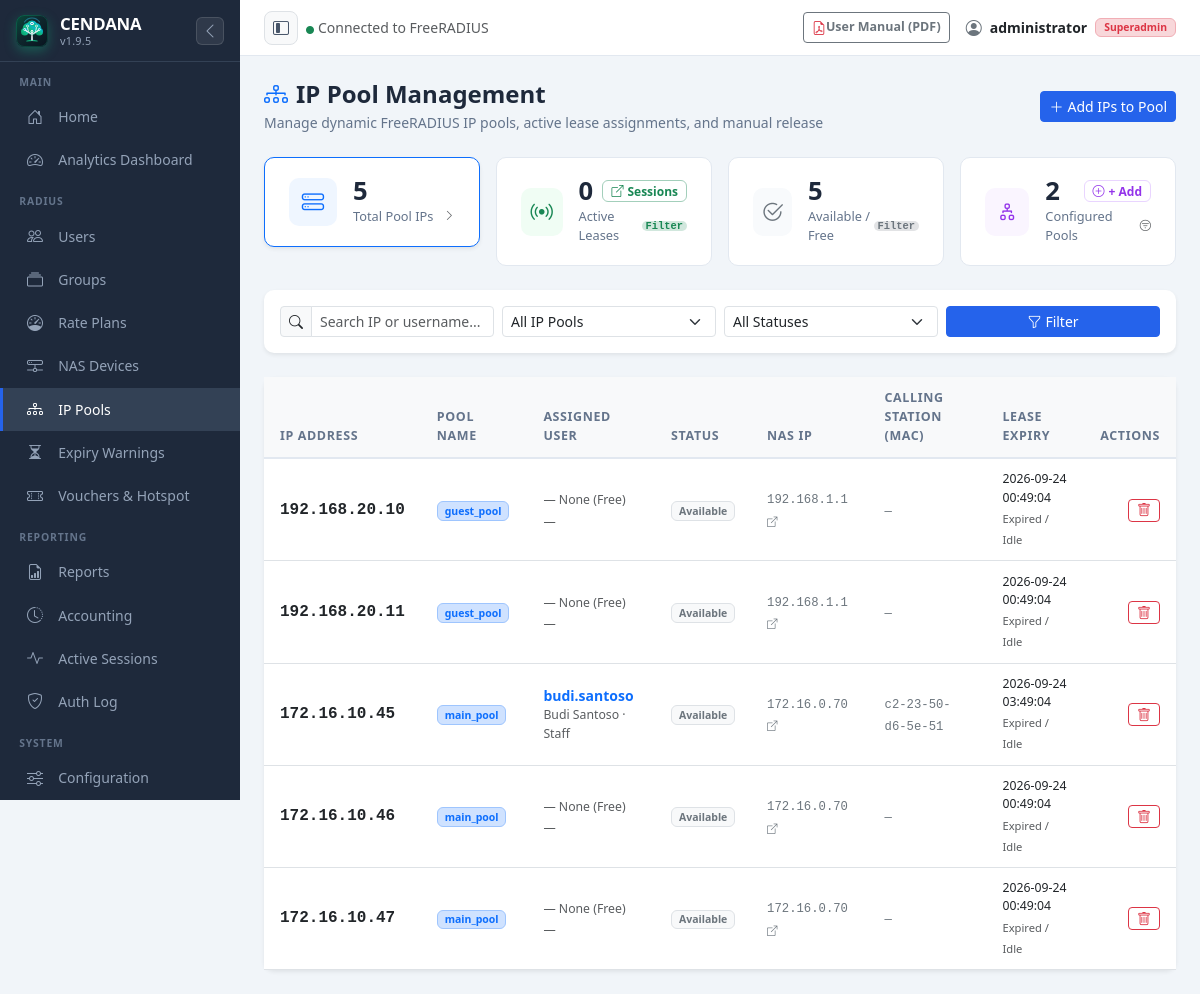
The page /ippool.php (signed in) on the database its author committed.
### tables this page shows
CREATE TABLE IF NOT EXISTS `radippool` (
  `id` int(11) unsigned NOT NULL AUTO_INCREMENT,
  `pool_name` varchar(30) NOT NULL,
  `framedipaddress` varchar(15) NOT NULL DEFAULT '',
  `nasipaddress` varchar(15) NOT NULL DEFAULT '',
  `calledstationid` varchar(30) NOT NULL DEFAULT '',
  `callingstationid` varchar(30) NOT NULL DEFAULT '',
  `expiry_time` datetime NOT NULL DEFAULT current_timestamp(),
  `username` varchar(64) NOT NULL DEFAULT '',
  `pool_key` varchar(30) NOT NULL DEFAULT '',
  PRIMARY KEY (`id`),
  KEY `radippool_poolname_expire` (`pool_name`,`expiry_time`),
  KEY `framedipaddress` (`framedipaddress`),
  KEY `radippool_nasip_poolkey_ipaddress` (`nasipaddress`,`pool_key`,`framedipaddress`),
  KEY `idx_username` (`username`)
);

CREATE TABLE IF NOT EXISTS `userinfo` (
  `id` int(11) unsigned NOT NULL AUTO_INCREMENT,
  `username` varchar(128) DEFAULT NULL,
  `firstname` varchar(200) DEFAULT NULL,
  `lastname` varchar(200) DEFAULT NULL,
  `email` varchar(200) DEFAULT NULL,
  `department` varchar(200) DEFAULT NULL,
  `company` varchar(200) DEFAULT NULL,
  `workphone` varchar(200) DEFAULT NULL,
  `homephone` varchar(200) DEFAULT NULL,
  `mobilephone` varchar(200) DEFAULT NULL,
  `address` varchar(200) DEFAULT NULL,
  `city` varchar(200) DEFAULT NULL,
  `state` varchar(200) DEFAULT NULL,
  `country` varchar(100) DEFAULT NULL,
  `zip` varchar(200) DEFAULT NULL,
  `notes` varchar(200) DEFAULT NULL,
  `changeuserinfo` varchar(128) DEFAULT NULL,
  `portalloginpassword` varchar(128) DEFAULT '',
  `enableportallogin` int(32) DEFAULT 0,
  `creationdate` datetime DEFAULT CURRENT_TIMESTAMP,
  `creationby` varchar(128) DEFAULT NULL,
  `updatedate` datetime DEFAULT CURRENT_TIMESTAMP ON UPDATE CURRENT_TIMESTAMP,
  `updateby` varchar(128) DEFAULT NULL,
  PRIMARY KEY (`id`),
  KEY `username` (`username`(32))
);

### ippool.php (the view, shortened to what the rows shown need)
<?php
require_once __DIR__ . '/auth.php';
$db = getDB();
$tableExists = dbTableExists('radippool');
$totalIps = 0;
$rows = [];
if ($tableExists) {
    $totalIps = dbCount("SELECT COUNT(*) FROM radippool");
    $filterPool = trim($_GET['pool'] ?? '');
    $page = max(1, (int)($_GET['page'] ?? 1));
    $perPage = 50;
    $where = [];
    $params = [];
    $whereSql = !empty($where) ? 'WHERE ' . implode(' AND ', $where) : '';
    $countSql = "SELECT COUNT(*) FROM radippool $whereSql";
    $countStmt = $db->prepare($countSql);
    $countStmt->execute($params);
    $totalMatching = (int)$countStmt->fetchColumn();
    $pagination = paginate($totalMatching, $page, $perPage);
    $dataSql = "SELECT id, pool_name, framedipaddress, nasipaddress, calledstationid, callingstationid, expiry_time, username, pool_key
                FROM radippool
                $whereSql
                ORDER BY pool_name ASC, INET_ATON(framedipaddress) ASC, id ASC
                LIMIT :limit OFFSET :offset";
    $dataStmt = $db->prepare($dataSql);
    $dataStmt->bindValue(':limit', $pagination['per_page'], PDO::PARAM_INT);
    $dataStmt->bindValue(':offset', $pagination['offset'], PDO::PARAM_INT);
    $dataStmt->execute();
    $rows = $dataStmt->fetchAll(PDO::FETCH_ASSOC);
    $userProfiles = [];
    $usernames = array_filter(array_unique(array_column($rows, 'username')));
    if (!empty($usernames) && dbTableExists('userinfo')) {
        $placeholders = implode(',', array_fill(0, count($usernames), '?'));
        $uStmt = $db->prepare("SELECT username, firstname, lastname, department FROM userinfo WHERE username IN ($placeholders)");
        $uStmt->execute(array_values($usernames));
        while ($p = $uStmt->fetch(PDO::FETCH_ASSOC)) {
            $userProfiles[$p['username']] = $p;
        }
    }
}
include __DIR__ . '/includes/header.php';
?>
<?php if (!$tableExists): ?>
<div class="card shadow-sm border-warning">
    <div class="card-body py-4">
        <div class="d-flex align-items-start gap-3">
            <div class="text-warning fs-1"><i class="bi bi-exclamation-triangle"></i></div>
            <div>
                <h5 class="fw-bold text-dark">IP Pool Table (<code>radippool</code>) Not Installed</h5>
                <p class="text-muted mb-3">
                    The <code>radippool</code> table is required for FreeRADIUS SQL IP Pool (<code>sqlippool</code>) allocations. It is currently missing from the database.
                </p>
                <div class="bg-dark text-light p-3 rounded small font-monospace mb-3">
                    CREATE TABLE IF NOT EXISTS `radippool` (<br>
                    &nbsp;&nbsp;`id` int(11) unsigned NOT NULL AUTO_INCREMENT,<br>
                    &nbsp;&nbsp;`pool_name` varchar(30) NOT NULL,<br>
                    &nbsp;&nbsp;`framedipaddress` varchar(15) NOT NULL DEFAULT '',<br>
                    &nbsp;&nbsp;`nasipaddress` varchar(15) NOT NULL DEFAULT '',<br>
                    &nbsp;&nbsp;`calledstationid` varchar(30) NOT NULL DEFAULT '',<br>
                    &nbsp;&nbsp;`callingstationid` varchar(30) NOT NULL DEFAULT '',<br>
                    &nbsp;&nbsp;`expiry_time` datetime NOT NULL DEFAULT current_timestamp(),<br>
                    &nbsp;&nbsp;`username` varchar(64) NOT NULL DEFAULT '',<br>
                    &nbsp;&nbsp;`pool_key` varchar(30) NOT NULL DEFAULT '',<br>
                    &nbsp;&nbsp;PRIMARY KEY (`id`),<br>
                    &nbsp;&nbsp;KEY `radippool_poolname_expire` (`pool_name`,`expiry_time`),<br>
                    &nbsp;&nbsp;KEY `framedipaddress` (`framedipaddress`),<br>
                    &nbsp;&nbsp;KEY `radippool_nasip_poolkey_ipaddress` (`nasipaddress`,`pool_key`,`framedipaddress`)<br>
                    ) ENGINE=InnoDB DEFAULT CHARSET=utf8mb4;
                </div>
            </div>
        </div>
    </div>
</div>
<?php else: ?>
<div class="card shadow-sm border-0">
    <div class="card-body p-0">
        <div class="table-responsive">
            <table class="table table-hover align-middle mb-0">
                <thead class="table-light">
                    <tr>
                        <th>IP Address</th>
                        <th>Pool Name</th>
                        <th>Assigned User</th>
                        <th>Status</th>
                        <th>NAS IP</th>
                        <th>Calling Station (MAC)</th>
                        <th>Lease Expiry</th>
                        <th class="text-end pe-3">Actions</th>
                    </tr>
                </thead>
                <tbody>
                    <?php if (empty($rows)): ?>
                    <tr>
                        <td colspan="8" class="text-center py-5 text-muted">
                            <i class="bi bi-diagram-3 fs-1 d-block mb-2 text-secondary opacity-50"></i>
                            No IP address records found matching your filters.
                            <?php if ($totalIps === 0): ?>
                            <div class="mt-2">
                                <button type="button" class="btn btn-sm btn-outline-primary" data-bs-toggle="modal" data-bs-target="#addIpModal">
                                    <i class="bi bi-plus-lg me-1"></i>Provision your first IP Pool
                                </button>
                            </div>
                            <?php endif; ?>
                        </td>
                    </tr>
                    <?php else: foreach ($rows as $r):
                        $isActive = (!empty($r['username']) && strtotime($r['expiry_time']) > time());
                        $expiryTime = strtotime($r['expiry_time']);
                        $now = time();
                        $diffSec = $expiryTime - $now;
                        $uName = $r['username'] ?? '';
                        $prof = $userProfiles[$uName] ?? null;
                    ?>
                    <tr>
                        <td>
                            <code class="fw-bold fs-6 text-dark"><?= sanitize($r['framedipaddress']) ?></code>
                        </td>
                        <td>
                            <a href="ippool.php?pool=<?= urlencode($r['pool_name']) ?>" class="badge bg-primary-subtle text-primary border border-primary-subtle text-decoration-none" title="Filter by pool <?= sanitize($r['pool_name']) ?>">
                                <?= sanitize($r['pool_name']) ?>
                            </a>
                        </td>
                        <td>
                            <?php if (!empty($uName)): ?>
                                <a href="user-edit.php?username=<?= urlencode($uName) ?>" class="text-decoration-none fw-semibold text-primary">
                                    <?= sanitize($uName) ?>
                                </a>
                                <?php if ($prof && (!empty($prof['firstname']) || !empty($prof['department']))): ?>
                                <div class="text-muted small">
                                    <?= sanitize(trim(($prof['firstname'] ?? '') . ' ' . ($prof['lastname'] ?? ''))) ?>
                                    <?= !empty($prof['department']) ? ' · ' . sanitize($prof['department']) : '' ?>
                                </div>
                                <?php endif; ?>
                            <?php else: ?>
                                <span class="text-muted small italic">— None (Free) —</span>
                            <?php endif; ?>
                        </td>
                        <td>
                            <?php if ($isActive): ?>
                                <a href="ippool.php?status=active<?= !empty($filterPool) ? '&pool=' . urlencode($filterPool) : '' ?>" class="badge bg-success-subtle text-success border border-success-subtle d-inline-flex align-items-center gap-1 text-decoration-none" title="Filter Active Leases">
                                    <span class="spinner-grow spinner-grow-sm" style="width:0.45rem;height:0.45rem" role="status"></span> Active
                                </a>
                            <?php else: ?>
                                <a href="ippool.php?status=available<?= !empty($filterPool) ? '&pool=' . urlencode($filterPool) : '' ?>" class="badge bg-light text-secondary border text-decoration-none" title="Filter Available IPs">
                                    Available
                                </a>
                            <?php endif; ?>
                        </td>
                        <td>
                            <?php if (!empty($r['nasipaddress'])): ?>
                                <a href="nas.php" class="small font-monospace text-secondary text-decoration-none" title="View in NAS Devices">
                                    <?= sanitize($r['nasipaddress']) ?> <i class="bi bi-box-arrow-up-right" style="font-size:.65rem"></i>
                                </a>
                            <?php else: ?>
                                <span class="small font-monospace text-secondary">—</span>
                            <?php endif; ?>
                        </td>
                        <td>
                            <span class="small font-monospace text-secondary"><?= sanitize($r['callingstationid'] ?: '—') ?></span>
                        </td>
                        <td>
                            <span class="small text-dark d-block"><?= sanitize($r['expiry_time']) ?></span>
                            <?php if ($isActive): ?>
                                <?php
                                    $minLeft = max(1, round($diffSec / 60));
                                    $timeBadge = ($minLeft > 60) ? round($minLeft / 60, 1) . 'h left' : $minLeft . 'm left';
                                ?>
                                <span class="badge bg-info-subtle text-info border border-info-subtle small" style="font-size:.65rem">
                                    <i class="bi bi-clock me-1"></i><?= $timeBadge ?>
                                </span>
                            <?php else: ?>
                                <span class="text-muted small" style="font-size:.7rem">Expired / Idle</span>
                            <?php endif; ?>
                        </td>
                        <td class="text-end pe-3">
                            <div class="btn-group btn-group-sm">
                                <button type="button" class="btn btn-outline-danger py-0 px-2"
                                    onclick="confirmDelete(<?= (int)$r['id'] ?>, '<?= htmlspecialchars(addslashes($r['framedipaddress']), ENT_QUOTES) ?>')"
                                    title="Delete IP from Pool">
                                    <i class="bi bi-trash"></i>
                                </button>
                            </div>
                        </td>
                    </tr>
                    <?php endforeach; endif; ?>
                </tbody>
            </table>
        </div>
    </div>
</div>
<?php endif; ?>
<?php
include __DIR__ . '/includes/footer.php';

### rows shown on the page
radippool: framedipaddress "192.168.20.10", pool_name "guest_pool", shows "— None (Free) —", username "Available", nasipaddress "192.168.1.1", callingstationid "—", expiry_time "2026-09-24 00:49:04"
radippool: framedipaddress "192.168.20.11", pool_name "guest_pool", shows "— None (Free) —", username "Available", nasipaddress "192.168.1.1", callingstationid "—", expiry_time "2026-09-24 00:49:04"
radippool: framedipaddress "172.16.10.45", pool_name "main_pool", username "budi.santoso", username.lastname "Budi Santoso", username.department "Staff", shows "Available", nasipaddress "172.16.0.70", callingstationid "c2-23-50-d6-5e-51", expiry_time "2026-09-24 03:49:04", shows "Expired / Idle"
radippool: framedipaddress "172.16.10.46", pool_name "main_pool", shows "— None (Free) —", username "Available", nasipaddress "172.16.0.70", callingstationid "—", expiry_time "2026-09-24 00:49:04"
radippool: framedipaddress "172.16.10.47", pool_name "main_pool", shows "— None (Free) —", username "Available", nasipaddress "172.16.0.70", callingstationid "—", expiry_time "2026-09-24 00:49:04"

### other values the page prints
APP_NAME "CENDANA"
APP_VERSION "1.9.5"
$_SESSION['admin_name'] "administrator"
getAdminRole() "Superadmin"
$totalIps "5"
$activeLeases "0"
$availableIps "5"
$totalPoolCount "2"
